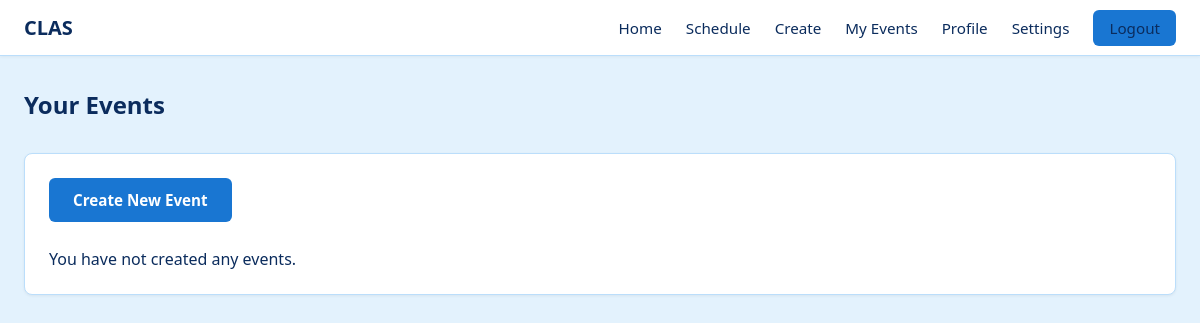
The page /eventlist (signed in) on the database as committed earlier.
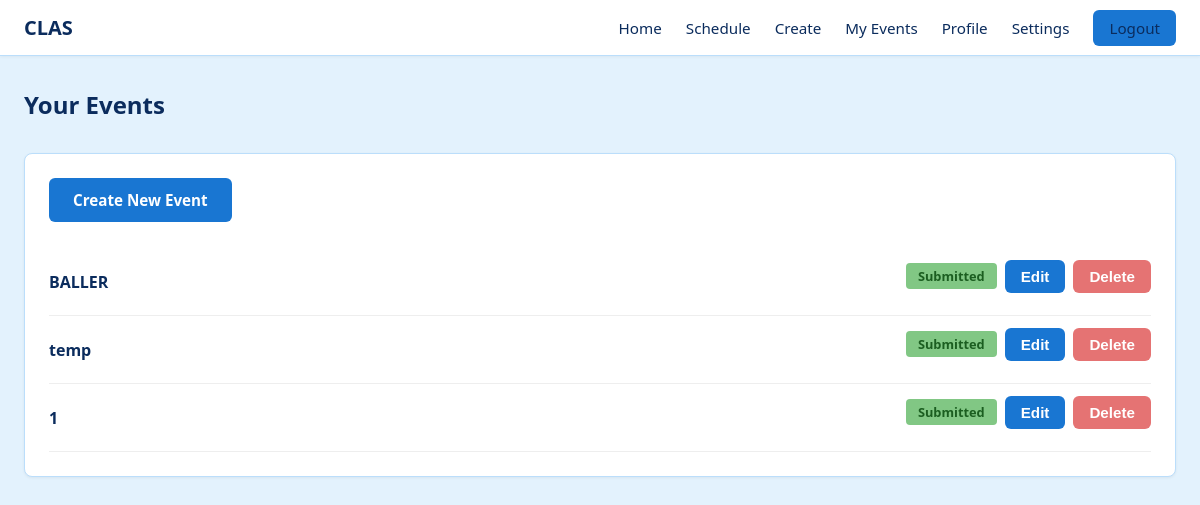
The same page on the database as committed later.
### models.py (models this page shows)
class Event(db.Model):
    id = db.Column(db.Integer, primary_key=True)
    user_id = db.Column(db.Integer, db.ForeignKey('user.id'), nullable=False)
    clas_type = db.Column(db.String(80), nullable=False)
    format = db.Column(db.String(80), nullable=False)
    department = db.Column(db.String(80), nullable=False)
    course_number = db.Column(db.String(10), nullable=False)
    course_title = db.Column(db.String(80), nullable=False)
    num_entries = db.Column(db.Integer, nullable=False)
    num_students = db.Column(db.Integer, nullable=False)
    session_title = db.Column(db.String(80), nullable=False)
    session_length = db.Column(db.Integer, nullable=False)
    individual_entry_length = db.Column(db.Integer, nullable=False)
    room_request = db.Column(db.String(160))
    special_request = db.Column(db.String(160))
    status = db.Column(db.String(20), default='draft')
    session = db.relationship('Session', backref='Event', uselist=False, cascade='all, delete-orphan', passive_deletes=True)

### events.py (the view)
@events_blueprint.route('/eventlist', methods=['GET'])
@login_required
def eventlist():
    events = Event.query.filter_by(user_id=current_user.id).all()
    return render_template('eventlist.html', user=current_user, events=events)

### app.py (called while the page is built)
@login_manager.user_loader
def load_user(user_id):
    return User.query.get(int(user_id))

### templates/eventlist.html (shortened to what this page needs)
<!DOCTYPE html>
<html lang="en">
<head>
  <link rel="stylesheet" href="{{ url_for('static', filename='style.css') }}">
</head>
<body>
    <header class="topbar">
    <div class="brand">CLAS</div>
    <nav class="nav">
      <a href="{{ url_for('main.home') }}">Home</a>
      <a href="{{ url_for('main.schedule') }}">Schedule</a>
      {% if current_user.is_authenticated %}
        <a href="{{ url_for('events.eventcreate') }}">Create</a>
        <a href="{{ url_for('events.eventlist') }}">My Events</a>
        <a href="{{ url_for('main.profile') }}">Profile</a>
        <a href="{{ url_for('main.settings') }}">Settings</a>
        <a class="btn-small" href="{{ url_for('main.logout') }}">Logout</a>
      {% else %}
        <a class="btn-small" href="{{ url_for('main.login') }}">Log in</a>
      {% endif %}
    </nav>
  </header>
  <div class="shell">
    <h2 class="section-title">Your Events</h2>
    <div class="card">
      <div class="actions" style="margin-bottom: 16px;">
        <a href="{{ url_for('events.eventcreate') }}" class="btn">Create New Event</a>
      </div>
      {% if events %}
      <ul class="event-list">
        {% for event in events %}
        <li class="event-row">
          <div class="event-title">{{ event.session_title }}</div>
          <div class="event-actions" style="display: flex; gap: 8px; align-items: center;">
            {% if event.status == "submitted" %}
              <span class="status-badge status-open">Submitted</span>
            {% else %}
              <span class="status-badge status-family">Draft</span>
              <form action="{{ url_for('events.submit_event', event_id=event.id) }}" method="post" onsubmit="return confirm('Are you sure you want to submit this event?');">
                <button type="submit" class="btn-small">Submit</button>
              </form>
            {% endif %}
            <form action="{{ url_for('events.edit_event', event_id=event.id) }}" method="get">
              <button type="submit" class="btn-small">Edit</button>
            </form>
            <form action="{{ url_for('events.delete_event', event_id=event.id) }}" method="POST" onsubmit="return confirm('Are you sure you want to delete this event?');">
              <button type="submit" class="btn-small" style="background:#e57373;">Delete</button>
            </form>
          </div>
        </li>
        {% endfor %}
      </ul>
      {% else %}
      <p>You have not created any events.</p>
      {% endif %}
    </div>
  </div>
</body>
</html>

### static/style.css (style rules this page uses)
* { box-sizing: border-box; margin: 0; padding: 0 }
html, body { height: 100%; background: #e3f2fd }
:root { --blue-d: #0d47a1; --blue-m: #1976d2; --ink: #0b2c5d; --ink-2: #223; --bg: #e3f2fd; --card: #fff; --glass: rgba(255, 255, 255, .12); --glass-b: rgba(255, 255, 255, .25); --hair: rgba(0, 0, 0, .06); --border: #bbdefb }
body { font-family: "Segoe UI", Tahoma, Geneva, Verdana, sans-serif; background: var(--bg); color: var(--ink); min-height: 100vh }
.topbar { position: sticky; top: 0; z-index: 50; height: 56px; display: flex; align-items: center; justify-content: space-between; padding: 0 24px; background: #fff; border-bottom: 1px solid var(--border); box-shadow: 0 1px 3px rgba(0, 0, 0, .05) }
.brand { font-weight: 700; color: var(--ink); font-size: 1.25rem }
.nav { display: flex; gap: 24px; align-items: center }
.nav a { color: var(--ink); text-decoration: none; font-weight: 500; font-size: .95rem }
.btn-small { padding: 8px 16px; border-radius: 6px; background: var(--blue-m); color: #fff; border: none; font-weight: 600; cursor: pointer }
.shell { max-width: 1400px; margin: 0 auto; padding: 32px 24px; display: flex; flex-direction: column; gap: 32px }
.actions { display: flex; gap: 12px; justify-content: flex-start }
.btn { display: inline-block; padding: 12px 24px; margin-bottom: 10px; border-radius: 6px; font-weight: 600; text-decoration: none; background: var(--blue-m); color: #fff; border: none; cursor: pointer; font-size: .95rem }
.status-badge { display: inline-block; padding: 4px 12px; border-radius: 4px; font-size: .8rem; font-weight: 600; margin-bottom: 12px }
.status-open { background: #81c784; color: #1b5e20 }
.card { background: var(--card); border: 1px solid var(--border); border-radius: 8px; padding: 24px; box-shadow: 0 1px 3px rgba(0, 0, 0, .06) }
button { width: 100%; padding: 12px 16px; margin-bottom: 10px; border: 0; border-radius: 6px; background: var(--blue-m); color: #fff; font-weight: 600; cursor: pointer; font-size: .95rem }
a { color: var(--blue-m) }
.event-list { list-style: none }
.event-row { display: flex; align-items: center; justify-content: space-between; padding: 12px 0; border-bottom: 1px solid #eee }
.event-title { font-weight: 600; color: var(--ink) }

Rows that differ between the two databases and show on the page:
added Event: session_title "BALLER", status "Submitted"
added Event: session_title "temp", status "Submitted"
added Event: session_title "1", status "Submitted"
Other text that changed with them:
text no longer shown: "You have not created any events."
